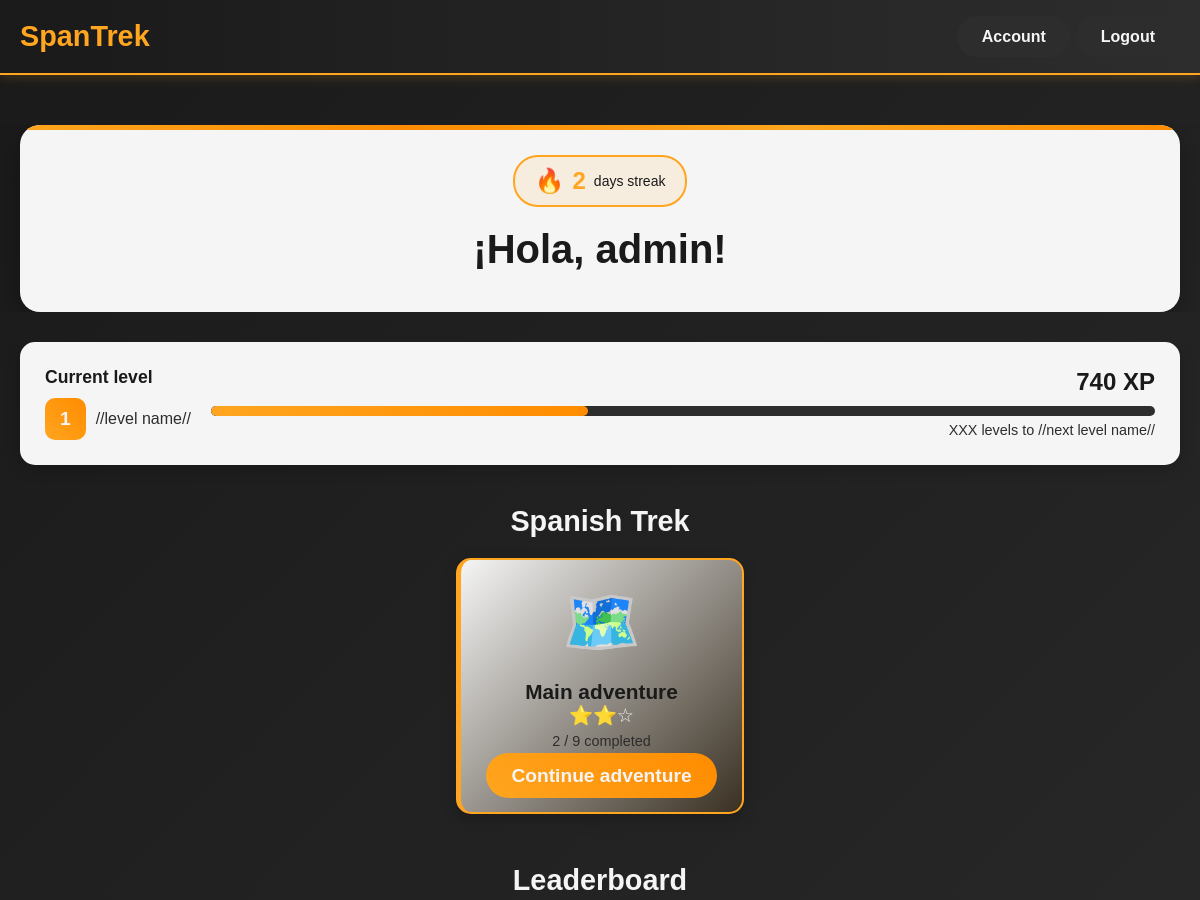
Before: / (signed in, upper part) with the older database file.
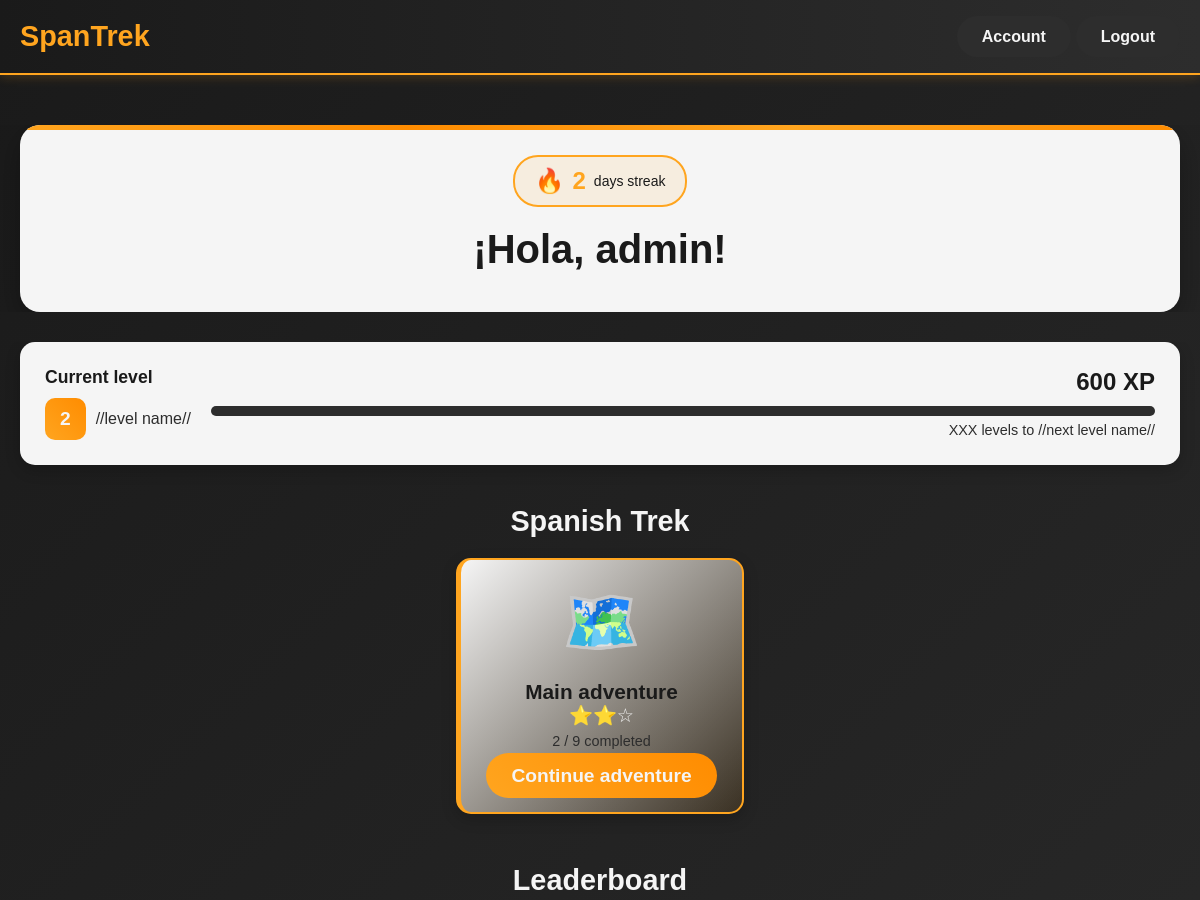
After: the same page with the newer database file.
### base/models.py (models this page shows, shortened)
class User(AbstractUser):
    username = models.CharField(max_length=150, unique=True, blank=False, null=False)
    email = models.EmailField(unique=True, blank=False, null=False)
    avatar = models.ImageField(default='avatars/default_avatar.png', upload_to='avatars/', null=True, blank=True)
    days_streak = models.IntegerField(default=0)
    highest_streak = models.IntegerField(default=0)
    level = models.IntegerField(default=1)
    experience = models.IntegerField(default=0)
    adventure_progress = models.IntegerField(default=0)
    words_learned = models.JSONField(default=list, blank=True) # Store list of learned words
    sentences_learned = models.JSONField(default=list, blank=True) # Store list of learned sentences
    audio_learned = models.JSONField(default=list, blank=True) # Store list of learned audio clips
    use_of_spanish = models.IntegerField(default=0)  # Use of Spanish
    activity_days = models.JSONField(default=list, blank=True)  # Store list of active dates as strings
    last_activity_date = models.DateField(null=True, blank=True)  # Track last activity for streak calculation
    passports_earned = models.JSONField(default=list, blank=True)  # Store list of earned passports
    daily_challenges_creation_date = models.DateField(null=True, blank=True)  # Track last daily challenge creation date
    default_random_practice_count = models.IntegerField(default=20)
    default_vocabulary_practice_count = models.IntegerField(default=20)
    default_sentence_practice_count = models.IntegerField(default=10)
    default_listening_practice_count = models.IntegerField(default=10)
    country_lessons_progress = models.JSONField(default=dict, blank=True)  # e.g., {"Spain": 3, "Mexico": 5}
    landmark_lessons_progress = models.JSONField(default=dict, blank=True)  # e.g., {"Madrid": 2, "Warsaw": 4}
    daily_challenges = models.JSONField(default=list, blank=True)
    levels = models.JSONField(default=dict, blank=True)  # e.g., {"overall": 10, "poland": 3, "spain": 1}
    USERNAME_FIELD = 'email'
    REQUIRED_FIELDS = ['username']
    def create_daily_challenges(self):
        all_challenges = list(DailyChallenge.objects.all())
        daily_challenges_count = 3
        selected_challenges = random.sample(all_challenges, k=min(daily_challenges_count, len(all_challenges)))
        self.daily_challenges = [
            {
                'code': challenge.code,
                'description': challenge.description,
                'progress': 0,
                'max_progress': challenge.max_progress,
                'completed': False
            }
            for challenge in selected_challenges
        ]
        self.save()
    def progress_daily_challenges(self, practice_type=None, lesson=None):
        practice_prefixes = {
            'random': ('RP', 'P'),
            'vocabulary': ('VP', 'P'),
            'sentence': ('SP', 'P'),
            'listening': ('LP', 'P')
        }
        prefixes = practice_prefixes.get(practice_type, ()) if practice_type else ()
        print(prefixes)
        for challenge in self.daily_challenges:
            if challenge['code'].startswith('EX') and not challenge['completed']:
                challenge['progress'] += 20
            if challenge['code'].startswith('C') and not challenge['completed']:
                challenge['progress'] += 1
            if not challenge['completed'] and prefixes and challenge['code'].startswith(prefixes):
                challenge['progress'] += 1
            if challenge['progress'] >= challenge['max_progress']:
                    challenge['completed'] = True
        self.save()

### base/views.py (the view)
# urls.py: path("", views.home_page, name="home_page"),
@login_required
def home_page(request):
    if not request.user.is_authenticated:
        return redirect('login_page')
    request.user.progress_daily_challenges()
    if request.user.daily_challenges_creation_date is None or request.user.daily_challenges_creation_date < date.today():
        request.user.daily_challenges_creation_date = date.today()
        request.user.create_daily_challenges()
        request.user.save()
    all_lessons_count = Lesson.objects.count()
    completed_daily_challenges_count = sum(1 for challenge in request.user.daily_challenges if challenge['completed'])
    daily_challenges = request.user.daily_challenges
    context = {
        'all_lessons_count': all_lessons_count,
        'completed_daily_challenges_count': completed_daily_challenges_count,
        'daily_challenges': daily_challenges,
    }
    return render(request, 'base/home.html', context)

### templates/base/home.html (shortened to what this page needs)
{%extends 'base/base.html'%} {%load static%} {% block styles %}
{{ block.super }}
<link rel="stylesheet" type="text/css" href="{% static 'styles/base/home.css' %}" />
{% endblock styles %} {%block content%}
<div class="hero-section">
    <div class="hero-content">
        <div class="welcome-card">
            <div class="streak-info">
                {% if user.days_streak != 0 %}
                <div class="streak-flame">🔥</div>
                <span class="streak-count">{{ user.days_streak }}</span>
                <span class="streak-text">
                    {% if user.days_streak > 1 %} days streak {% else %} day
                    streak {% endif %}
                </span>
                {% else %}
                <span class="streak-count">Start your daily streak!</span>
                {% endif %}
            </div>
            <h1 class="welcome-title">¡Hola, {{ user.username }}!</h1>
        </div>
    </div>
</div>
<div class="main-content">
    <div class="progress-section">
        <div class="level-card">
            <div class="level-info">
                <h3>Current level</h3>
                <div class="level-badge">
                    <span class="level-number">{{user.level}}</span>
                    <span class="level-name">//level name//</span>
                </div>
            </div>
            <div class="xp-info">
                <span class="xp-text">{{user.experience}} XP</span>
                <div class="progress-bar">
                    <div class="progress-fill" style="width: 65%"></div>
                </div>
                <span class="next-level">XXX levels to //next level name//</span>
            </div>
        </div>
    </div>
    <div class="main-course-section">
        <h2 class="section-title">Spanish Trek</h2>
        <div class="main-course-card">
            <a href="{% url 'lessons:world_map' %}" class="lesson-card-link">
                <div class="lesson-card current main-lesson">
                    <div class="lesson-icon active">🗺️</div>
                    <h4>Main adventure</h4>
                    <div class="lesson-progress">
                        <div class="stars">⭐⭐☆</div>
                        <span class="completion">{{ user.adventure_progress }} / {{ all_lessons_count }}
                            completed</span>
                    </div>
                    <span class="continue-btn">Continue adventure</span>
                </div>
            </a>
        </div>
    </div>
    <div class="leaderboard-section">
        <h2 class="section-title">Leaderboard</h2>
    </div>
</div>
{%endblock content%}

### templates/base/base.html (shortened to what this page needs)
<!DOCTYPE html>
<html>
    <head>
        {%block styles%}
        {% load static %}
        <link
            rel="stylesheet"
            type="text/css"
            href="{% static 'styles/base/base.css' %}"
        />
        {%endblock styles%}
    </head>
    <body>
        {% block navbar %} {%include 'base/navbar.html'%} {% endblock navbar %}
        {%block content%}{%endblock content%}
        {%include 'base/footer.html'%}
    </body>
</html>

### templates/base/navbar.html (shortened to what this page needs)
{%load static%}
<link
    rel="stylesheet"
    type="text/css"
    href="{% static 'styles/base/navbar.css' %}"
/>
<header>
    <nav class="navbar">
        <div class="navbar-brand">
            <a href="{% url 'home_page' %}">SpanTrek</a>
        </div>
        <div class="buttons-section">
            <div class="logout-section">
                <a href="{% url 'user_page' user.id %}" class="logout-btn">Account</a>
            </div>
            <div class="logout-section">
                <a href="{% url 'logout_user' %}" class="logout-btn">Logout</a>
            </div>
        </div>
    </nav>
</header>

### templates/base/footer.html (shortened to what this page needs)
{%load static%}
<link
    rel="stylesheet"
    type="text/css"
    href="{% static 'styles/base/footer.css' %}"
/>

### static/styles/base/base.css (style rules this page uses)
* { margin: 0; padding: 0; box-sizing: border-box; font-family: Arial, sans-serif; }
html, body { overflow-x: hidden; width: 100%; max-width: 100%; }
body { background: #1a1a1a; color: #f5f5f5; display: flex; flex-direction: column; min-height: 100vh; margin: 0; }

### static/styles/base/home.css (style rules this page uses)
body { background: linear-gradient(135deg, #1a1a1a 0%, #2d2d2d 100%); min-height: 100vh; font-family: 'Arial', sans-serif; color: #f5f5f5; overflow-x: hidden; width: 100%; max-width: 100%; display: flex; flex-direction: column; }
body > *:not(footer) { flex-shrink: 0; }
.hero-section { margin-bottom: 30px; width: 100%; overflow: hidden; flex-shrink: 0; }
.hero-content { max-width: 1200px; margin: 0 auto; padding: 0 20px; width: 100%; box-sizing: border-box; }
.welcome-card { background: #f5f5f5; border-radius: 20px; padding: 30px; box-shadow: 0 10px 30px rgba(0, 0, 0, 0.3); text-align: center; position: relative; overflow: hidden; width: 100%; box-sizing: border-box; }
.welcome-card::before { content: ''; position: absolute; top: 0; left: 0; right: 0; height: 5px; background: linear-gradient(90deg, #ffa51f, #ff8c00, #ffa51f, #ff8c00); }
.streak-info { display: flex; align-items: center; justify-content: center; gap: 8px; margin-bottom: 20px; background: rgba(255, 165, 31, 0.1); border: 2px solid #ffa51f; padding: 10px 20px; border-radius: 25px; display: inline-flex; }
.streak-flame { font-size: 24px; animation: flicker 2s infinite alternate; }
.streak-count { font-size: 24px; font-weight: bold; color: #ffa51f; }
.streak-text { color: #1a1a1a; font-size: 14px; }
.welcome-title { font-size: 2.5rem; color: #1a1a1a; margin-bottom: 10px; font-weight: bold; }
.main-content { max-width: 1200px; margin: 0 auto; padding: 0 20px; width: 100%; box-sizing: border-box; overflow: hidden; flex: 1; }
.progress-section { margin-bottom: 40px; }
.level-card { background: #f5f5f5; border-radius: 15px; padding: 25px; box-shadow: 0 5px 15px rgba(0, 0, 0, 0.2); display: flex; justify-content: space-between; align-items: center; flex-wrap: wrap; gap: 20px; }
.level-info h3 { color: #1a1a1a; margin-bottom: 10px; font-size: 1.1rem; }
.level-badge { display: flex; align-items: center; gap: 10px; }
.level-number { background: linear-gradient(45deg, #ffa51f, #ff8c00); color: #f5f5f5; padding: 10px 15px; border-radius: 10px; font-weight: bold; font-size: 1.2rem; }
.level-name { color: #2d2d2d; font-size: 1rem; }
.xp-info { text-align: right; flex: 1; min-width: 200px; }
.xp-text { font-size: 1.5rem; font-weight: bold; color: #1a1a1a; display: block; margin-bottom: 10px; }
.progress-bar { width: 100%; height: 10px; background: #2d2d2d; border-radius: 5px; overflow: hidden; margin-bottom: 5px; }
.next-level { font-size: 0.9rem; color: #2d2d2d; }
.section-title { color: #f5f5f5; font-size: 1.8rem; font-weight: bold; margin-bottom: 20px; text-align: center; }
.main-course-section { margin-bottom: 50px; }
.main-course-card { display: flex; justify-content: center; margin-bottom: 20px; }
.main-lesson { max-width: 400px; background: linear-gradient(135deg, #f5f5f5 0%, rgba(255, 165, 31, 0.05) 100%); border: 2px solid #ffa51f; box-shadow: 0 8px 25px rgba(255, 165, 31, 0.2); }
.main-lesson .lesson-icon { font-size: 4rem; margin-bottom: 20px; }
.main-lesson h4 { font-size: 1.5rem; color: #1a1a1a; }
.main-lesson .continue-btn { font-size: 1.2rem; padding: 12px 25px; }
.leaderboard-section { margin-bottom: 50px; }
.lesson-card-link { text-decoration: none !important; color: inherit; display: block; }
.lesson-card { background: #f5f5f5; border-radius: 15px; padding: 25px; box-shadow: 0 5px 15px rgba(0, 0, 0, 0.2); text-align: center; transition: transform 0.3s ease, box-shadow 0.3s ease; position: relative; cursor: pointer; }
.lesson-card.current { border-left: 5px solid #ffa51f; background: linear-gradient(135deg, #f5f5f5 0%, rgba(255, 165, 31, 0.1) 100%); }
.lesson-icon { font-size: 3rem; margin: 0; display: block; }
.lesson-icon.active { animation: bounce 2s infinite; }
.lesson-card h4 { color: #1a1a1a; font-size: 1.3rem; margin: 10px 0 0 0; }
.lesson-progress { margin-bottom: 15px; }
.stars { font-size: 1.2rem; margin-bottom: 5px; }
.completion { color: #2d2d2d; font-size: 0.9rem; }
.continue-btn { background: linear-gradient(45deg, #ffa51f, #ff8c00); color: #f5f5f5; border: none; padding: 10px 20px; border-radius: 25px; font-weight: bold; cursor: pointer; transition: transform 0.2s ease; min-width: 140px; text-align: center; white-space: nowrap; overflow: hidden; text-decoration: none; }

Changed rows visible on the page:
changed User "admin": level "1" → "2"; experience "740" → "600"
